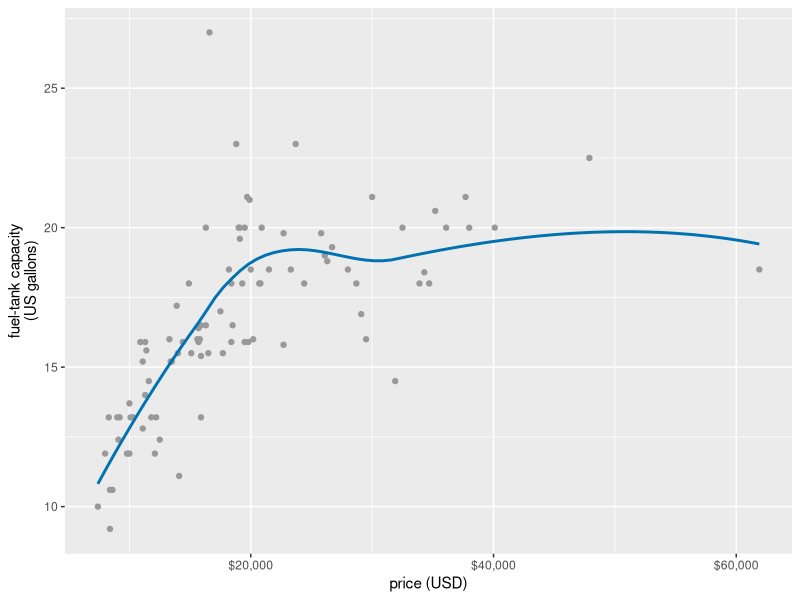
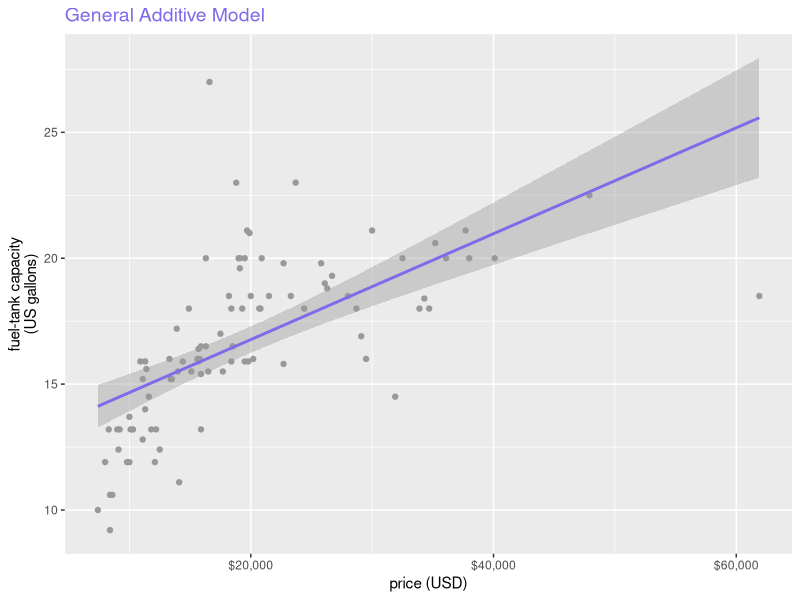
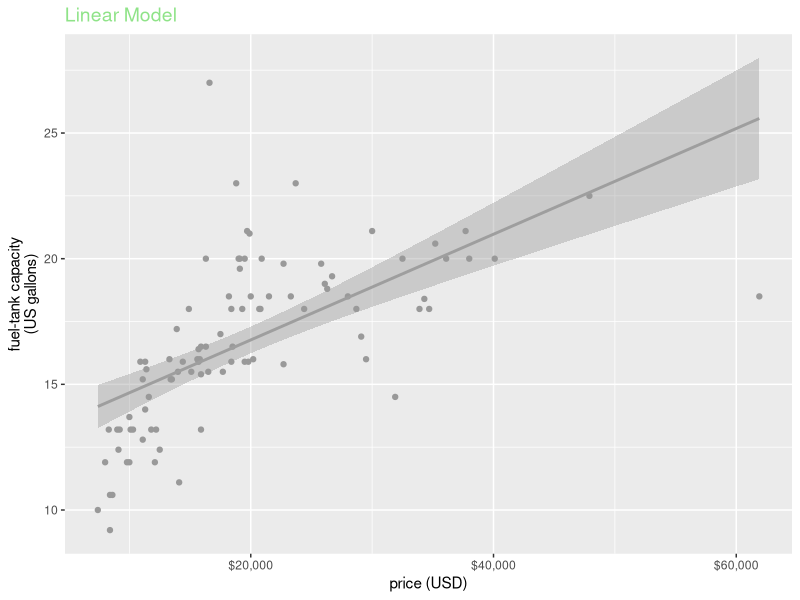
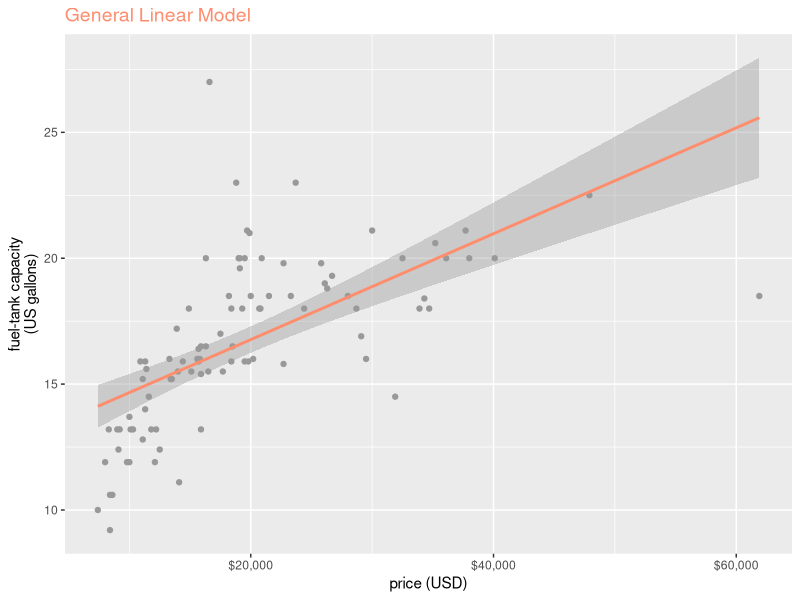

The R source for these figures, in order:
library(ggplot2)
library(dplyr)
library(tidyr)
library(colorspace)
library(cowplot)


cars93 <- MASS::Cars93
ggplot(cars93, aes(x = Price, y = Fuel.tank.capacity)) +
  geom_point(color = "grey60") +
  geom_smooth(se = FALSE, method = ("loess"), formula = y ~ x, color = "#0072B2") +
  scale_x_continuous(
    name = "price (USD)",
    breaks = c(20, 40, 60),
    labels = c("$20,000", "$40,000", "$60,000")
  ) +
  scale_y_continuous(name = "fuel-tank capacity\n(US gallons)")

#####################################################################

cars93 <- MASS::Cars93
ggplot(cars93, aes(x = Price, y = Fuel.tank.capacity)) +
  geom_point(color = "grey60") +
  geom_smooth(se = TRUE, method = "gam", formula = y ~ x, color = "#7c6bea") +
  scale_x_continuous(
    name = "price (USD)",
    breaks = c(20, 40, 60),
    labels = c("$20,000", "$40,000", "$60,000")
  ) +
  scale_y_continuous(name = "fuel-tank capacity\n(US gallons)")+
  ggtitle('General Additive Model')+
  theme(plot.title = element_text(color = "#7c6bea", size =14))
  

########################################################################
cars93 <- MASS::Cars93
ggplot(cars93, aes(x = Price, y = Fuel.tank.capacity)) +
  geom_point(color = "grey60") +
  geom_smooth(se = TRUE, method = "lm", formula = y ~ x, color = "8fe388") +
  scale_x_continuous(
    name = "price (USD)",
    breaks = c(20, 40, 60),
    labels = c("$20,000", "$40,000", "$60,000")
  ) +
  scale_y_continuous(name = "fuel-tank capacity\n(US gallons)")+
  ggtitle('Linear Model')+
  theme(
    plot.title = element_text(color="#8fe388", size=14)
    )
    
######################################################################    
        

cars93 <- MASS::Cars93
ggplot(cars93, aes(x = Price, y = Fuel.tank.capacity)) +
  geom_point(color = "grey60") +
  geom_smooth(se = TRUE, method = "glm", formula = y ~ x, color = "#fe8d6d") +
  scale_x_continuous(
    name = "price (USD)",
    breaks = c(20, 40, 60),
    labels = c("$20,000", "$40,000", "$60,000")
  ) +
  scale_y_continuous(name = "fuel-tank capacity\n(US gallons)")+
  ggtitle('General Linear Model')+
  theme(
    plot.title = element_text(color="#fe8d6d", size=14)
                              )
